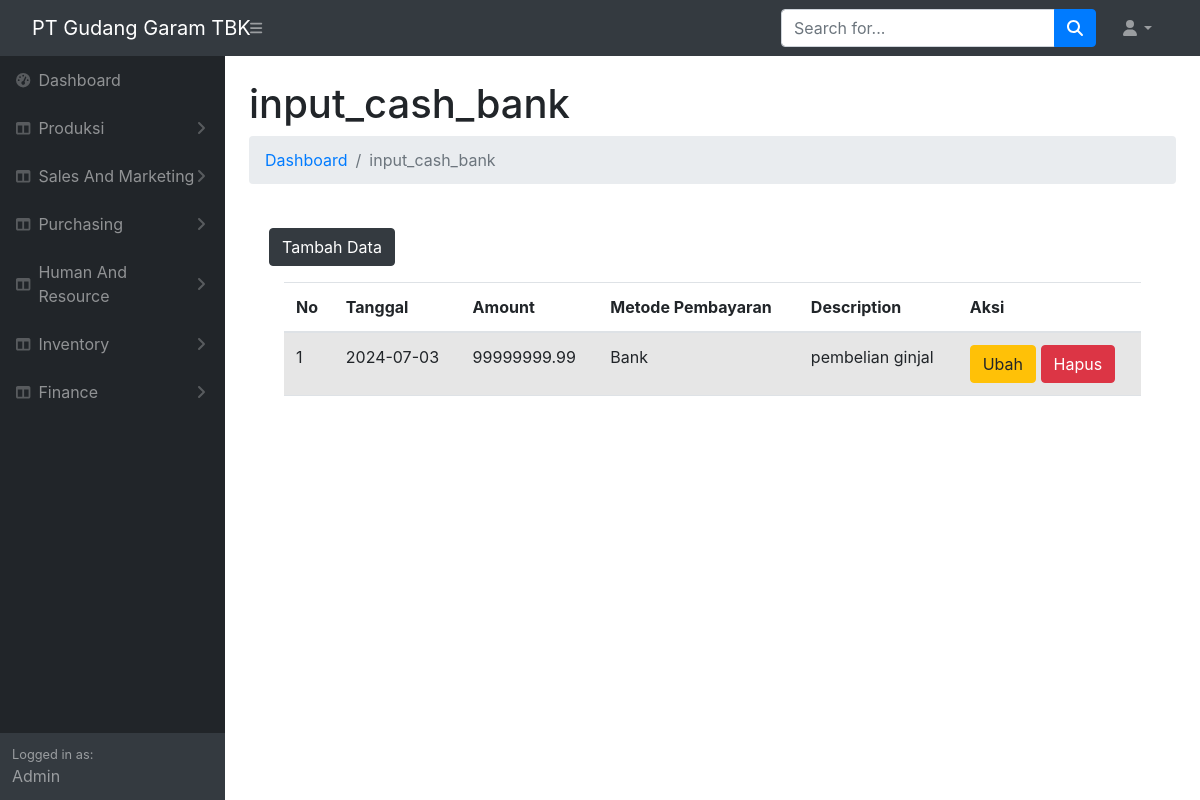
The page /produksi/input_cash_bank.php on the database its author committed.
### tables this page shows
CREATE TABLE `input_cash_bank` (
  `id_input_cash_bank` int(11) NOT NULL,
  `type` varchar(50) NOT NULL,
  `amount` decimal(10,2) NOT NULL,
  `date` date NOT NULL,
  `description` text NOT NULL
);

### produksi/input_cash_bank.php (the view, shortened to what this page needs)
<!DOCTYPE html>
<html lang="en">
    <head>
        <link rel="stylesheet" type="text/css" media="screen" href="https://cdn.datatables.net/1.13.1/css/jquery.dataTables.min.css">
    <link rel="stylesheet" type="text/css" media="screen" href="https://cdnjs.cloudflare.com/ajax/libs/twitter-bootstrap/5.2.0/css/bootstrap.min.css">
    <link rel="stylesheet" type="text/css" media="screen" href="https://cdn.datatables.net/1.13.1/css/dataTables.bootstrap5.min.css">
        <link href="https://cdn.jsdelivr.net/npm/simple-datatables@7.1.2/dist/style.min.css" rel="stylesheet" />
        <link href="css/styles.css" rel="stylesheet" />
    </head>
    <body class="sb-nav-fixed">
        <nav class="sb-topnav navbar navbar-expand navbar-dark bg-dark">
            <a class="navbar-brand ps-3" href="index.html">PT Gudang Garam TBK</a>
            <button class="btn btn-link btn-sm order-1 order-lg-0 me-4 me-lg-0" id="sidebarToggle" href="#!"><i class="fas fa-bars"></i></button>
            <form class="d-none d-md-inline-block form-inline ms-auto me-0 me-md-3 my-2 my-md-0">
                <div class="input-group">
                    <input class="form-control" type="text" placeholder="Search for..." aria-label="Search for..." aria-describedby="btnNavbarSearch" />
                    <button class="btn btn-primary" id="btnNavbarSearch" type="button"><i class="fas fa-search"></i></button>
                </div>
            </form>
            <ul class="navbar-nav ms-auto ms-md-0 me-3 me-lg-4">
                <li class="nav-item dropdown">
                    <a class="nav-link dropdown-toggle" id="navbarDropdown" href="#" role="button" data-bs-toggle="dropdown" aria-expanded="false"><i class="fas fa-user fa-fw"></i></a>
                </li>
            </ul>
        </nav>
        <div id="layoutSidenav">
            <div id="layoutSidenav_nav">
                <nav class="sb-sidenav accordion sb-sidenav-dark" id="sidenavAccordion">
                    <div class="sb-sidenav-menu">
                        <div class="nav">
                        <a class="nav-link" href="index.php">
                                <div class="sb-nav-link-icon"><i class="fas fa-tachometer-alt"></i></div>
                                Dashboard
                            </a>
                            <a class="nav-link collapsed" href="#" data-bs-toggle="collapse" data-bs-target="#collapseLayouts" aria-expanded="false" aria-controls="collapseLayouts">
                                <div class="sb-nav-link-icon"><i class="fas fa-columns"></i></div>
                                Produksi
                                <div class="sb-sidenav-collapse-arrow"><i class="fas fa-angle-down"></i></div>
                            </a>
                            <a class="nav-link collapsed" href="#" data-bs-toggle="collapse" data-bs-target="#collapseLayouts" aria-expanded="false" aria-controls="collapseLayouts">
                                <div class="sb-nav-link-icon"><i class="fas fa-columns"></i></div>
                                Sales And Marketing
                                <div class="sb-sidenav-collapse-arrow"><i class="fas fa-angle-down"></i></div>
                            </a>
                        <a class="nav-link collapsed" href="#" data-bs-toggle="collapse" data-bs-target="#collapseLayouts" aria-expanded="false" aria-controls="collapseLayouts">
                            <div class="sb-nav-link-icon"><i class="fas fa-columns"></i></div>
                            Purchasing
                            <div class="sb-sidenav-collapse-arrow"><i class="fas fa-angle-down"></i></div>
                        </a>
                        <a class="nav-link collapsed" href="#" data-bs-toggle="collapse" data-bs-target="#collapseLayouts" aria-expanded="false" aria-controls="collapseLayouts">
                        <div class="sb-nav-link-icon"><i class="fas fa-columns"></i></div>
                            Human And Resource
                            <div class="sb-sidenav-collapse-arrow"><i class="fas fa-angle-down"></i></div>
                            </a>
                        <a class="nav-link collapsed" href="#" data-bs-toggle="collapse" data-bs-target="#collapseLayouts" aria-expanded="false" aria-controls="collapseLayouts">
                            <div class="sb-nav-link-icon"><i class="fas fa-columns"></i></div>
                                Inventory
                                <div class="sb-sidenav-collapse-arrow"><i class="fas fa-angle-down"></i></div>
                                </a>
                        <a class="nav-link collapsed" href="#" data-bs-toggle="collapse" data-bs-target="#collapseLayouts" aria-expanded="false" aria-controls="collapseLayouts">
                            <div class="sb-nav-link-icon"><i class="fas fa-columns"></i></div>
                            Finance
                            <div class="sb-sidenav-collapse-arrow"><i class="fas fa-angle-down"></i></div>
                        </a>
                        <!DOCTYPE html>
                        <html lang="en">
                        <head>
                            <link href="https://stackpath.bootstrapcdn.com/bootstrap/4.5.2/css/bootstrap.min.css" rel="stylesheet">
                        </head>
                        <body>
                        </body>
                        </html>
                        </div>
                    </div>
                    <div class="sb-sidenav-footer">
                        <div class="small">Logged in as:</div>
                        Admin
                    </div>
                </nav>
            </div>
            <div id="layoutSidenav_content">
            <main>
                    <div class="container-fluid px-4">
                        <h1 class="mt-4">input_cash_bank</h1>
                        <ol class="breadcrumb mb-4">
                            <li class="breadcrumb-item"><a href="index.html">Dashboard</a></li>
                            <li class="breadcrumb-item active">input_cash_bank</li>
                        </ol>
            <div class="card-body">
                <button type="button" class="btn btn-dark mb-3" data-bs-toggle="modal" data-bs-target="#modaldaftar">
                    Tambah Data
                </button>
                <div class="container">
    <table id="export" class="table table-striped" style="width:100%">
        <thead>
            <tr>
                <th>No</th>
                <th>Tanggal</th>
                <th>Amount</th>
                <th>Metode Pembayaran</th>
                <th>Description</th>
                <th>Aksi</th>
            </tr>
        </thead>
        <tbody>
            <?php
            include "koneksi/koneksi.php";
            $no = 1;
            $tampil = mysqli_query($koneksi, "SELECT * FROM input_cash_bank ORDER BY id_input_cash_bank DESC");
            while ($data = mysqli_fetch_array($tampil)) {
                echo "<tr>
                <td>".$no."</td>
                <td>".$data['date']."</td>
                <td>".$data['amount']."</td>
                <td>".$data['type']."</td>
                 <td>".$data['description']."</td>
                <td>
                    <a href='#' class='btn btn-warning' data-bs-toggle='modal' data-bs-target='#modalubah".$no."'>Ubah</a>
                    <a href='#' class='btn btn-danger' data-bs-toggle='modal' data-bs-target='#modalhapus".$no."'>Hapus</a>
                </td>
                </tr>";
                $no++;
            }
            ?>
        </tbody>
    </table>
</div>
            </div>
        </div>
    </div>
  </body>
</html>

### rows shown on the page
input_cash_bank: date "2024-07-03", amount "99999999.99", type "Bank", description "pembelian ginjal"
